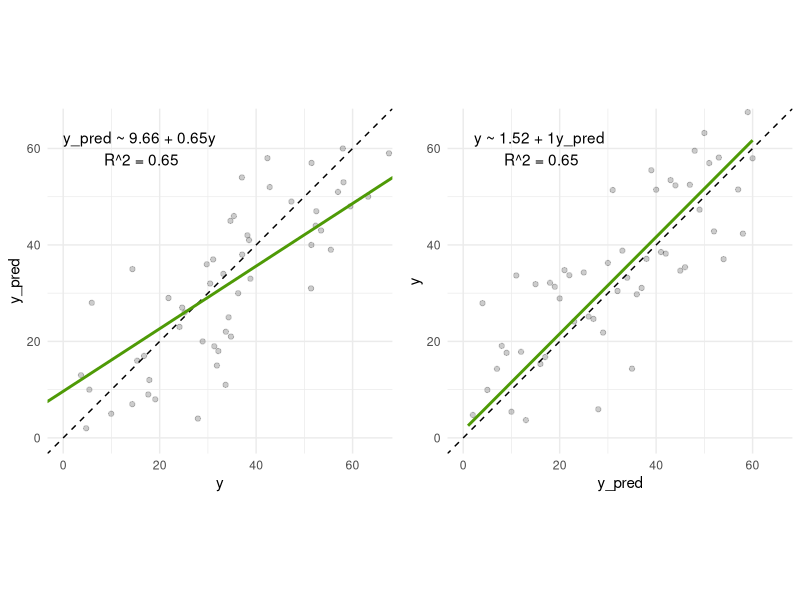
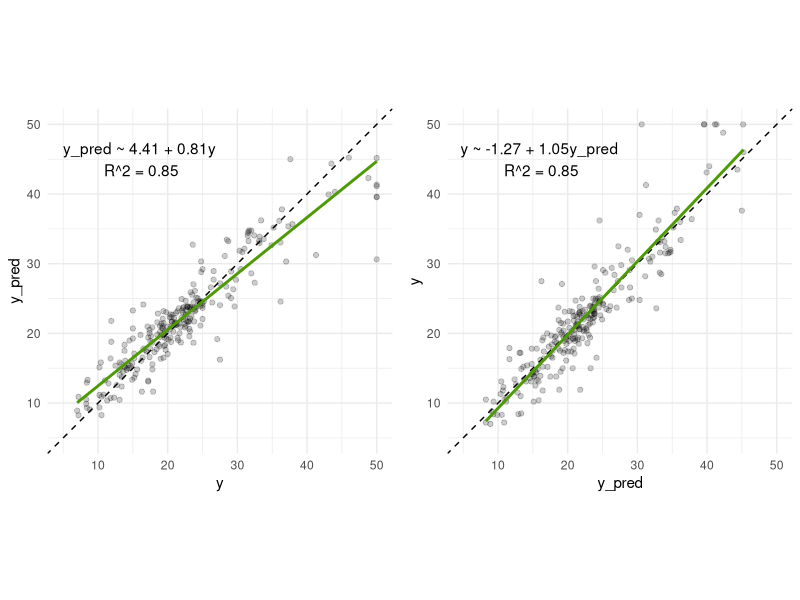

These charts were generated, in order, by the following R code:
## ---- chunk 1
my_theme <- function(plot, fit, x, y, low = 0, high = 65) {
  b0 <- round(coef(fit)[1], 2)
  b1 <- round(coef(fit)[2], 2)
  r2 <- round(summary(fit)$r.squared, 2)
  plot +
    geom_point(alpha = 0.2) +
    geom_abline(slope = 1, linetype = 2) +
    coord_equal(xlim = c(low, high), ylim = c(low, high)) +
    geom_smooth(method = 'lm', se = F, formula = y ~ x, color = '#4e9a06') +
    theme_minimal() +
    annotate('text', x = low + (high - low)*0.25, y = high - 5, 
             label = glue::glue('{y} ~ {b0} + {b1}{x} \n R^2 = {r2}'))
}
## ---- chunk 2
library(tidyverse)

set.seed(1.618)
n_samp <- 60

sim_dats <- tibble(
  x = seq.int(n_samp),
  e = rnorm(n_samp, 0, 15),
  y = x + e,
  y_pred = x
)

fit1 <- lm(y_pred ~ y, data = sim_dats)
fit2 <- lm(y ~ y_pred, data = sim_dats)

cowplot::plot_grid(
  ggplot(sim_dats, aes(y, y_pred, label = y)) %>%
    my_theme(fit1, 'y', 'y_pred'),
  ggplot(sim_dats, aes(y_pred, y, label = y)) %>% 
    my_theme(fit2, 'y_pred', 'y')
)
## ---- chunk 3
dat <- MASS::Boston
train_idx <- sample.int(nrow(dat), nrow(dat)*0.5)
rf <- randomForest::randomForest(medv ~ . , dat, subset = train_idx)
results <- tibble(y = dat[-train_idx, 'medv'],
                  y_pred = predict(rf, newdata = dat[-train_idx, ]))
## ---- chunk 4
fit1 <- lm(y_pred ~ y, data = results)
fit2 <- lm(y ~ y_pred, data = results)

cowplot::plot_grid(
  ggplot(results, aes(y, y_pred, label = y)) %>%
    my_theme(fit1, 'y', 'y_pred', 5, 50),
  ggplot(results, aes(y_pred, y, label = y)) %>% 
    my_theme(fit2, 'y_pred', 'y', 5, 50)
)
